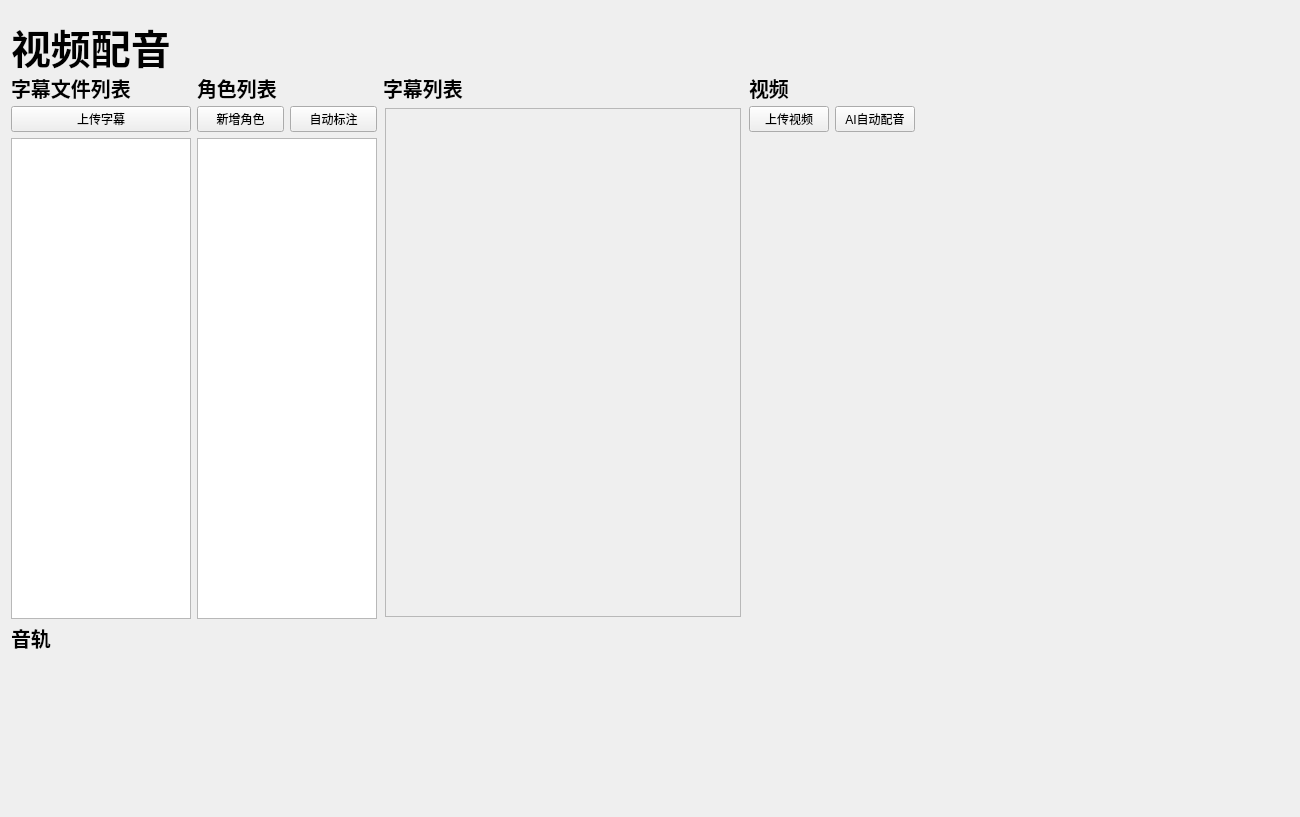
<?xml version="1.0" encoding="UTF-8"?>
<ui version="4.0">
 <class>Subtitle</class>
 <widget class="QWidget" name="Subtitle">
  <property name="geometry">
   <rect>
    <x>0</x>
    <y>0</y>
    <width>1300</width>
    <height>817</height>
   </rect>
  </property>
  <property name="windowTitle">
   <string>Form</string>
  </property>
  <layout class="QGridLayout" name="gridLayout" rowstretch="0,3,1" columnstretch="1,1,2,3">
   <property name="topMargin">
    <number>24</number>
   </property>
   <item row="1" column="0">
    <layout class="QVBoxLayout" name="SubUpload">
     <item>
      <widget class="SubtitleLabel" name="MP4Title">
       <property name="maximumSize">
        <size>
         <width>16777215</width>
         <height>25</height>
        </size>
       </property>
       <property name="font">
        <font>
         <family>微软雅黑</family>
         <pointsize>15</pointsize>
         <weight>75</weight>
         <bold>true</bold>
        </font>
       </property>
       <property name="text">
        <string>字幕文件列表</string>
       </property>
      </widget>
     </item>
     <item>
      <layout class="QHBoxLayout" name="btnbox">
       <item>
        <widget class="PushButton" name="AddSubBtn">
         <property name="text">
          <string>上传字幕</string>
         </property>
        </widget>
       </item>
      </layout>
     </item>
     <item>
      <widget class="QWidget" name="MP4Box" native="true">
       <property name="minimumSize">
        <size>
         <width>0</width>
         <height>430</height>
        </size>
       </property>
       <layout class="QGridLayout" name="gridLayout_4">
        <property name="leftMargin">
         <number>0</number>
        </property>
        <property name="topMargin">
         <number>0</number>
        </property>
        <property name="rightMargin">
         <number>0</number>
        </property>
        <property name="bottomMargin">
         <number>0</number>
        </property>
        <property name="spacing">
         <number>0</number>
        </property>
        <item row="0" column="0">
         <widget class="ListWidget" name="SubListWidget"/>
        </item>
       </layout>
      </widget>
     </item>
    </layout>
   </item>
   <item row="1" column="3">
    <layout class="QVBoxLayout" name="Mkv" stretch="1,1,100">
     <property name="spacing">
      <number>6</number>
     </property>
     <property name="bottomMargin">
      <number>6</number>
     </property>
     <item>
      <widget class="SubtitleLabel" name="MkvTitle">
       <property name="maximumSize">
        <size>
         <width>16777215</width>
         <height>25</height>
        </size>
       </property>
       <property name="font">
        <font>
         <family>微软雅黑</family>
         <pointsize>15</pointsize>
         <weight>75</weight>
         <bold>true</bold>
        </font>
       </property>
       <property name="text">
        <string>视频</string>
       </property>
      </widget>
     </item>
     <item>
      <layout class="QHBoxLayout" name="horizontalLayout">
       <item>
        <widget class="PushButton" name="AddVideoBtn">
         <property name="text">
          <string>上传视频</string>
         </property>
        </widget>
       </item>
       <item>
        <widget class="PushButton" name="AIDubbingBtn">
         <property name="text">
          <string>AI自动配音</string>
         </property>
        </widget>
       </item>
       <item>
        <spacer name="horizontalSpacer_2">
         <property name="orientation">
          <enum>Qt::Horizontal</enum>
         </property>
         <property name="sizeHint" stdset="0">
          <size>
           <width>40</width>
           <height>20</height>
          </size>
         </property>
        </spacer>
       </item>
      </layout>
     </item>
     <item>
      <widget class="QWidget" name="CustomVideoLayout" native="true"/>
     </item>
    </layout>
   </item>
   <item row="0" column="0" colspan="4">
    <widget class="LargeTitleLabel" name="PackageTitile">
     <property name="maximumSize">
      <size>
       <width>16777215</width>
       <height>45</height>
      </size>
     </property>
     <property name="font">
      <font>
       <family>微软雅黑</family>
       <pointsize>30</pointsize>
       <weight>75</weight>
       <bold>true</bold>
       <kerning>true</kerning>
      </font>
     </property>
     <property name="text">
      <string>视频配音</string>
     </property>
    </widget>
   </item>
   <item row="1" column="1">
    <layout class="QVBoxLayout" name="RoleList">
     <item>
      <widget class="SubtitleLabel" name="MP4Title_3">
       <property name="maximumSize">
        <size>
         <width>16777215</width>
         <height>25</height>
        </size>
       </property>
       <property name="font">
        <font>
         <family>微软雅黑</family>
         <pointsize>15</pointsize>
         <weight>75</weight>
         <bold>true</bold>
        </font>
       </property>
       <property name="text">
        <string>角色列表</string>
       </property>
      </widget>
     </item>
     <item>
      <layout class="QHBoxLayout" name="horizontalLayout_2">
       <item>
        <widget class="PushButton" name="AddRoleBtn">
         <property name="sizePolicy">
          <sizepolicy hsizetype="Minimum" vsizetype="Fixed">
           <horstretch>0</horstretch>
           <verstretch>0</verstretch>
          </sizepolicy>
         </property>
         <property name="maximumSize">
          <size>
           <width>16777215</width>
           <height>16777215</height>
          </size>
         </property>
         <property name="text">
          <string>新增角色</string>
         </property>
        </widget>
       </item>
       <item>
        <widget class="PushButton" name="AutoMarkBtn">
         <property name="text">
          <string>自动标注</string>
         </property>
        </widget>
       </item>
      </layout>
     </item>
     <item>
      <widget class="ListWidget" name="RoleListWidget"/>
     </item>
    </layout>
   </item>
   <item row="1" column="2">
    <layout class="QVBoxLayout" name="SubList">
     <item>
      <widget class="SubtitleLabel" name="MP4Title_2">
       <property name="maximumSize">
        <size>
         <width>16777215</width>
         <height>25</height>
        </size>
       </property>
       <property name="font">
        <font>
         <family>微软雅黑</family>
         <pointsize>15</pointsize>
         <weight>75</weight>
         <bold>true</bold>
        </font>
       </property>
       <property name="text">
        <string>字幕列表</string>
       </property>
      </widget>
     </item>
     <item>
      <widget class="SimpleCardWidget" name="MP4Box_2">
       <property name="minimumSize">
        <size>
         <width>0</width>
         <height>430</height>
        </size>
       </property>
       <layout class="QGridLayout" name="gridLayout_6">
        <property name="leftMargin">
         <number>2</number>
        </property>
        <property name="topMargin">
         <number>2</number>
        </property>
        <property name="rightMargin">
         <number>2</number>
        </property>
        <property name="bottomMargin">
         <number>2</number>
        </property>
        <property name="spacing">
         <number>2</number>
        </property>
        <item row="0" column="0">
         <widget class="QScrollArea" name="SubScroll">
          <property name="widgetResizable">
           <bool>true</bool>
          </property>
          <widget class="QWidget" name="scrollAreaWidgetContents">
           <property name="geometry">
            <rect>
             <x>0</x>
             <y>0</y>
             <width>353</width>
             <height>506</height>
            </rect>
           </property>
          </widget>
         </widget>
        </item>
       </layout>
      </widget>
     </item>
    </layout>
   </item>
   <item row="2" column="0" colspan="4">
    <layout class="QVBoxLayout" name="M3U8">
     <item>
      <widget class="SubtitleLabel" name="M3U8Title">
       <property name="maximumSize">
        <size>
         <width>16777215</width>
         <height>25</height>
        </size>
       </property>
       <property name="font">
        <font>
         <family>微软雅黑</family>
         <pointsize>15</pointsize>
         <weight>75</weight>
         <bold>true</bold>
        </font>
       </property>
       <property name="text">
        <string>音轨</string>
       </property>
      </widget>
     </item>
     <item>
      <widget class="SimpleCardWidget" name="M3U8Box">
       <property name="minimumSize">
        <size>
         <width>0</width>
         <height>30</height>
        </size>
       </property>
       <layout class="QGridLayout" name="gridLayout_12">
        <property name="leftMargin">
         <number>16</number>
        </property>
        <property name="topMargin">
         <number>16</number>
        </property>
        <property name="rightMargin">
         <number>16</number>
        </property>
        <property name="bottomMargin">
         <number>16</number>
        </property>
       </layout>
      </widget>
     </item>
    </layout>
   </item>
  </layout>
 </widget>
 <customwidgets>
  <customwidget>
   <class>PushButton</class>
   <extends>QPushButton</extends>
   <header>qfluentwidgets</header>
  </customwidget>
  <customwidget>
   <class>CardWidget</class>
   <extends>QFrame</extends>
   <header>qfluentwidgets</header>
   <container>1</container>
  </customwidget>
  <customwidget>
   <class>SimpleCardWidget</class>
   <extends>CardWidget</extends>
   <header>qfluentwidgets</header>
   <container>1</container>
  </customwidget>
  <customwidget>
   <class>SubtitleLabel</class>
   <extends>QLabel</extends>
   <header>qfluentwidgets</header>
  </customwidget>
  <customwidget>
   <class>LargeTitleLabel</class>
   <extends>QLabel</extends>
   <header>qfluentwidgets</header>
  </customwidget>
  <customwidget>
   <class>ListWidget</class>
   <extends>QListWidget</extends>
   <header>qfluentwidgets</header>
  </customwidget>
 </customwidgets>
 <resources/>
 <connections/>
</ui>
